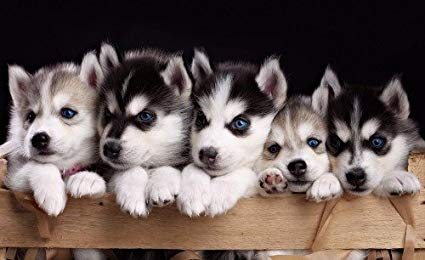
#> input picture pup.jpg, 425 x 260 px
$ python image_transformation.py
#> lines starting #> are read from the running program, lines starting #| are printed output that depends on the picture


from PIL import Image

my_image = Image.open("pup.jpg")
#> my_image is the input picture: PIL image 425x260 RGB; mean R, G, B 103.7, 89, 85.4
image_pixels = my_image.load()
width, height  = my_image.size
#> width = 425; height = 260
for i in range(0, width):
    for j in range(0, height):
        current_pixel = image_pixels[i,j]
        blue_component = image_pixels[i,j][0]
        green_component = image_pixels[i,j][1]
        red_component = image_pixels[i,j][2]
        gray_value = (int)(0.07 * blue_component + 0.72 * green_component + 0.21 * red_component)
        image_pixels[i,j] = (gray_value, gray_value, gray_value, 255)


my_image.show()
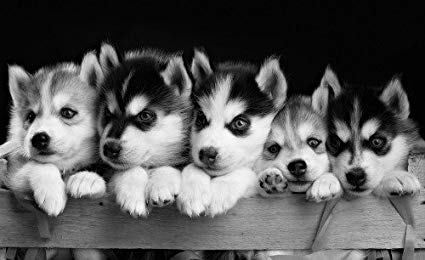
#> shown: PIL image 425x260 RGB; min 0, max 255, mean 88.8
